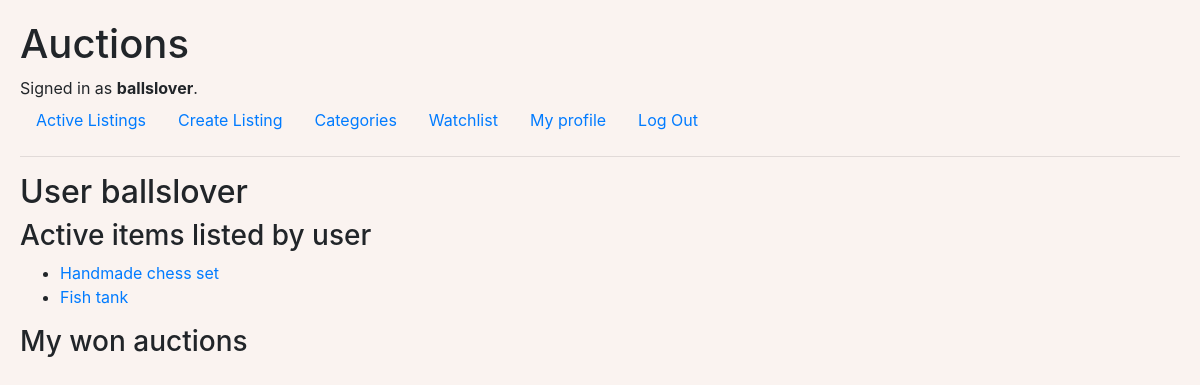
/user/ballslover, run on an earlier commit of the app's database.
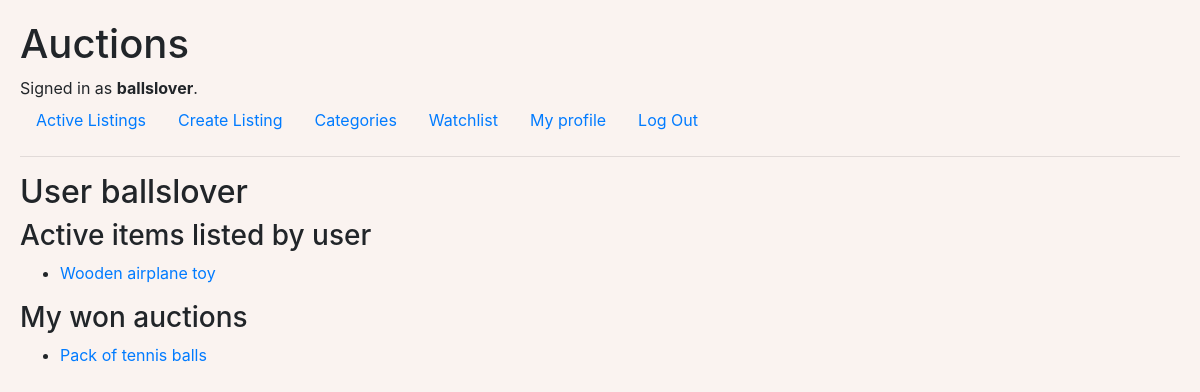
And on a later commit of the database.
### auctions/models.py (models this page shows)
class Listing(models.Model):
    active = models.BooleanField(default=True)
    bid_step = models.FloatField(default=0.1)
    category = models.ForeignKey(
        Category, on_delete=models.CASCADE, related_name="listings", blank=True, null=True)
    description = models.TextField(max_length=300)
    photo = models.ImageField(
        upload_to="listing-images", blank=True, null=True)
    price = models.FloatField()
    pub_date = models.DateTimeField("date published")
    title = models.CharField(max_length=20)
    user = models.ForeignKey(
        User, on_delete=models.CASCADE, related_name="listings")
    winner = models.ForeignKey(
        User, on_delete=models.CASCADE, related_name="won_listings", blank=True, null=True)
    def __str__(self):
        return self.title

### auctions/views.py (the view)
# urls.py: path("user/<str:username>", views.user_profile, name="user"),
def user_profile(request, username):
    user = User.objects.get(username=username)
    return render(request, "auctions/user-profile.html", {
        "user": user,
        "visiting": request.user,
        "active_listings": Listing.objects.filter(user=user, active=True).all(),
        "closed_listings": Listing.objects.filter(user=user, active=False).all(),
        "won_listings": Listing.objects.filter(winner=user).exclude(user=user).all()
    })

### auctions/templates/auctions/user-profile.html (shortened to what this page needs)
{% extends "auctions/layout.html" %}
{% block body %}
<h2>User {{ user.username }}</h2>
{% if visiting == user %}
<h3>My active listings</h3>
{% else %}
<h3>Active items listed by user</h3>
{% endif %}
<ul>
    {% for listing in active_listings %}
    <li><a href="{% url 'listing' listing.id %}">{{ listing }}</a></li>
    {% endfor %}
</ul>
<h3>My won auctions</h3>
<ul>
{% for listing in won_listings %}
<li><a href="{% url 'listing' listing.id %}">{{ listing }}</a></li>
</ul>
{% endfor %}
{% endblock %}

What changed in the data, as far as the page shows it:
no longer on this page (row edited): Listing: title "Handmade chess set", shown under "Active items listed by user"
no longer on this page (row edited): Listing: title "Fish tank", shown under "Active items listed by user"
added Listing: title "Wooden airplane toy", shown under "Active items listed by user"
now on this page (row edited): Listing: title "Pack of tennis balls", shown under "My won auctions"
